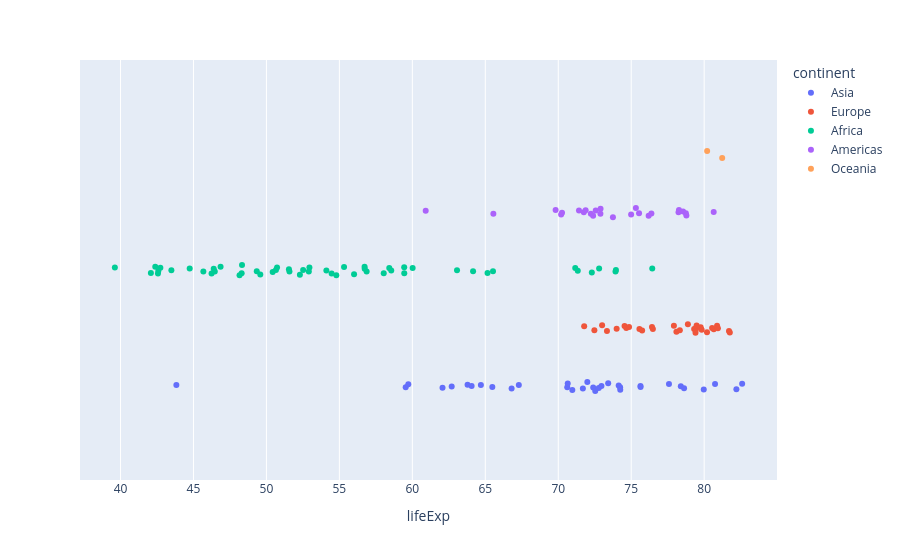

This figure's notebook cell:
### Code cell
px.strip(
    df,
    x="lifeExp", 
    hover_name="country", 
    color="continent"
        )

### Figure 1 — Plotly figure (JSON) as saved in the notebook; plotly's stock layout.template omitted (floating-point values rounded to 4 significant figures)
{"data": [{"alignmentgroup": "True", "boxpoints": "all", "fillcolor": "rgba(255,255,255,0)", "hoveron": "points", "hovertemplate": "<b>%{hovertext}</b><br><br>continent=Asia<br>lifeExp=%{x}<extra></extra>", "hovertext": ["Afghanistan", "Bahrain", "Bangladesh", "Cambodia", "China", "Hong Kong, China", "India", "Indonesia", "Iran", "Iraq", "Israel", "Japan", "Jordan", "Korea, Dem. Rep.", "Korea, Rep.", "Kuwait", "Lebanon", "Malaysia", "Mongolia", "Myanmar", "Nepal", "Oman", "Pakistan", "Philippines", "Saudi Arabia", "Singapore", "Sri Lanka", "Syria", "Taiwan", "Thailand", "Vietnam", "West Bank and Gaza", "Yemen, Rep."], "legendgroup": "Asia", "line": {"color": "rgba(255,255,255,0)"}, "marker": {"color": "#636efa"}, "name": "Asia", "offsetgroup": "Asia", "orientation": "h", "pointpos": 0, "showlegend": true, "type": "box", "x": [43.83, 75.64, 64.06, 59.72, 72.96, 82.21, 64.7, 70.65, 70.96, 59.55, 80.75, 82.6, 72.53, 67.3, 78.62, 77.59, 71.99, 74.24, 66.8, 62.07, 63.78, 75.64, 65.48, 71.69, 72.78, 79.97, 72.4, 74.14, 78.4, 70.62, 74.25, 73.42, 62.7], "x0": " ", "xaxis": "x", "y0": " ", "yaxis": "y"}, {"alignmentgroup": "True", "boxpoints": "all", "fillcolor": "rgba(255,255,255,0)", "hoveron": "points", "hovertemplate": "<b>%{hovertext}</b><br><br>continent=Europe<br>lifeExp=%{x}<extra></extra>", "hovertext": ["Albania", "Austria", "Belgium", "Bosnia and Herzegovina", "Bulgaria", "Croatia", "Czech Republic", "Denmark", "Finland", "France", "Germany", "Greece", "Hungary", "Iceland", "Ireland", "Italy", "Montenegro", "Netherlands", "Norway", "Poland", "Portugal", "Romania", "Serbia", "Slovak Republic", "Slovenia", "Spain", "Sweden", "Switzerland", "Turkey", "United Kingdom"], "legendgroup": "Europe", "line": {"color": "rgba(255,255,255,0)"}, "marker": {"color": "#EF553B"}, "name": "Europe", "offsetgroup": "Europe", "orientation": "h", "pointpos": 0, "showlegend": true, "type": "box", "x": [76.42, 79.83, 79.44, 74.85, 73.0, 75.75, 76.49, 78.33, 79.31, 80.66, 79.41, 79.48, 73.34, 81.76, 78.89, 80.55, 74.54, 79.76, 80.2, 75.56, 78.1, 72.48, 74.0, 74.66, 77.93, 80.94, 80.88, 81.7, 71.78, 79.42], "x0": " ", "xaxis": "x", "y0": " ", "yaxis": "y"}, {"alignmentgroup": "True", "boxpoints": "all", "fillcolor": "rgba(255,255,255,0)", "hoveron": "points", "hovertemplate": "<b>%{hovertext}</b><br><br>continent=Africa<br>lifeExp=%{x}<extra></extra>", "hovertext": ["Algeria", "Angola", "Benin", "Botswana", "Burkina Faso", "Burundi", "Cameroon", "Central African Republic", "Chad", "Comoros", "Congo, Dem. Rep.", "Congo, Rep.", "Cote d'Ivoire", "Djibouti", "Egypt", "Equatorial Guinea", "Eritrea", "Ethiopia", "Gabon", "Gambia", "Ghana", "Guinea", "Guinea-Bissau", "Kenya", "Lesotho", "Liberia", "Libya", "Madagascar", "Malawi", "Mali", "Mauritania", "Mauritius", "Morocco", "Mozambique", "Namibia", "Niger", "Nigeria", "Reunion", "Rwanda", "Sao Tome and Principe", "Senegal", "Sierra Leone", "Somalia", "South Africa", "Sudan", "Swaziland", "Tanzania", "Togo", "Tunisia", "Uganda", "Zambia", "Zimbabwe"], "legendgroup": "Africa", "line": {"color": "rgba(255,255,255,0)"}, "marker": {"color": "#00cc96"}, "name": "Africa", "offsetgroup": "Africa", "orientation": "h", "pointpos": 0, "showlegend": true, "type": "box", "x": [72.3, 42.73, 56.73, 50.73, 52.3, 49.58, 50.43, 44.74, 50.65, 65.15, 46.46, 55.32, 48.33, 54.79, 71.34, 51.58, 58.04, 52.95, 56.73, 59.45, 60.02, 56.01, 46.39, 54.11, 42.59, 45.68, 73.95, 59.44, 48.3, 54.47, 64.16, 72.8, 71.16, 42.08, 52.91, 56.87, 46.86, 76.44, 46.24, 65.53, 63.06, 42.57, 48.16, 49.34, 58.56, 39.61, 52.52, 58.42, 73.92, 51.54, 42.38, 43.49], "x0": " ", "xaxis": "x", "y0": " ", "yaxis": "y"}, {"alignmentgroup": "True", "boxpoints": "all", "fillcolor": "rgba(255,255,255,0)", "hoveron": "points", "hovertemplate": "<b>%{hovertext}</b><br><br>continent=Americas<br>lifeExp=%{x}<extra></extra>", "hovertext": ["Argentina", "Bolivia", "Brazil", "Canada", "Chile", "Colombia", "Costa Rica", "Cuba", "Dominican Republic", "Ecuador", "El Salvador", "Guatemala", "Haiti", "Honduras", "Jamaica", "Mexico", "Nicaragua", "Panama", "Paraguay", "Peru", "Puerto Rico", "Trinidad and Tobago", "United States", "Uruguay", "Venezuela"], "legendgroup": "Americas", "line": {"color": "rgba(255,255,255,0)"}, "marker": {"color": "#ab63fa"}, "name": "Americas", "offsetgroup": "Americas", "orientation": "h", "pointpos": 0, "showlegend": true, "type": "box", "x": [75.32, 65.55, 72.39, 80.65, 78.55, 72.89, 78.78, 78.27, 72.23, 74.99, 71.88, 70.26, 60.92, 70.2, 72.57, 76.19, 72.9, 75.54, 71.75, 71.42, 78.75, 69.82, 78.24, 76.38, 73.75], "x0": " ", "xaxis": "x", "y0": " ", "yaxis": "y"}, {"alignmentgroup": "True", "boxpoints": "all", "fillcolor": "rgba(255,255,255,0)", "hoveron": "points", "hovertemplate": "<b>%{hovertext}</b><br><br>continent=Oceania<br>lifeExp=%{x}<extra></extra>", "hovertext": ["Australia", "New Zealand"], "legendgroup": "Oceania", "line": {"color": "rgba(255,255,255,0)"}, "marker": {"color": "#FFA15A"}, "name": "Oceania", "offsetgroup": "Oceania", "orientation": "h", "pointpos": 0, "showlegend": true, "type": "box", "x": [81.23, 80.2], "x0": " ", "xaxis": "x", "y0": " ", "yaxis": "y"}], "layout": {"autosize": true, "boxmode": "group", "legend": {"title": {"text": "continent"}, "tracegroupgap": 0}, "margin": {"t": 60}, "xaxis": {"anchor": "y", "autorange": true, "domain": [0, 1], "range": [37.22, 84.99], "title": {"text": "lifeExp"}, "type": "linear"}, "yaxis": {"anchor": "x", "autorange": true, "domain": [0, 1], "range": [-0.514, 0.514], "type": "category"}}}
